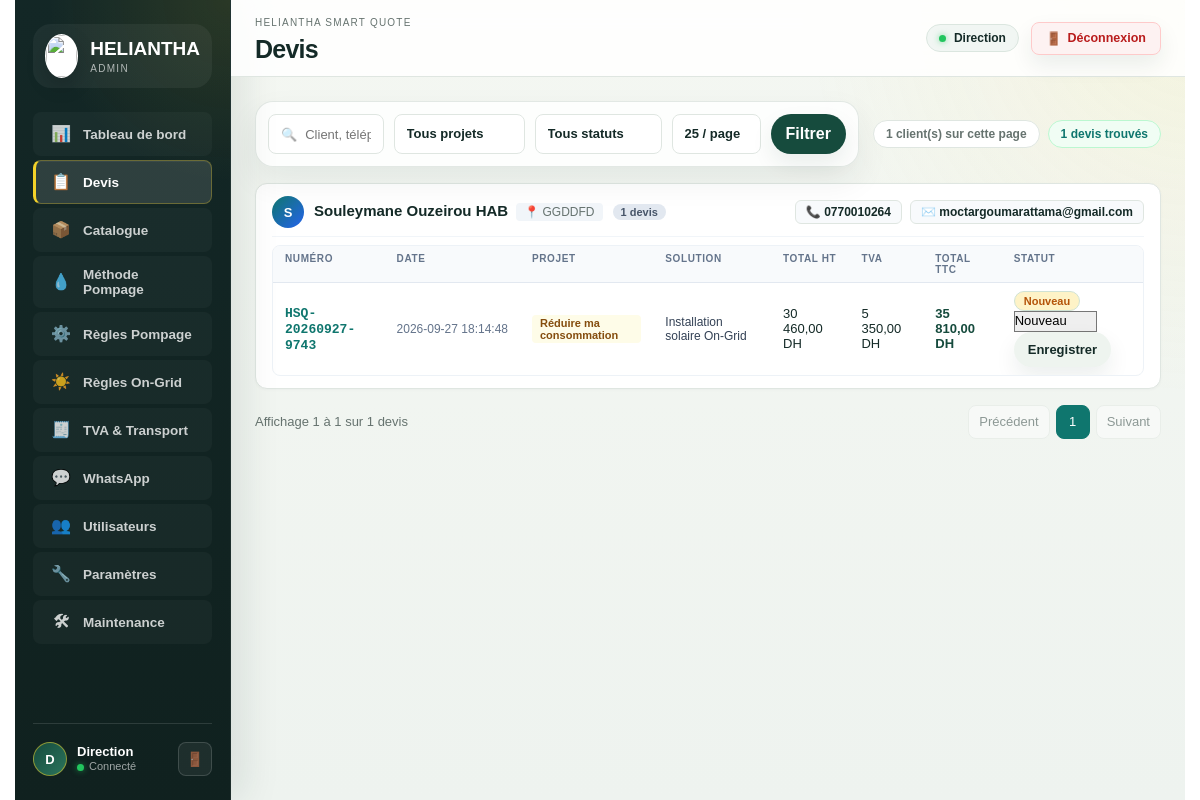
Page /admin/devis (signed in) on the earlier database version.
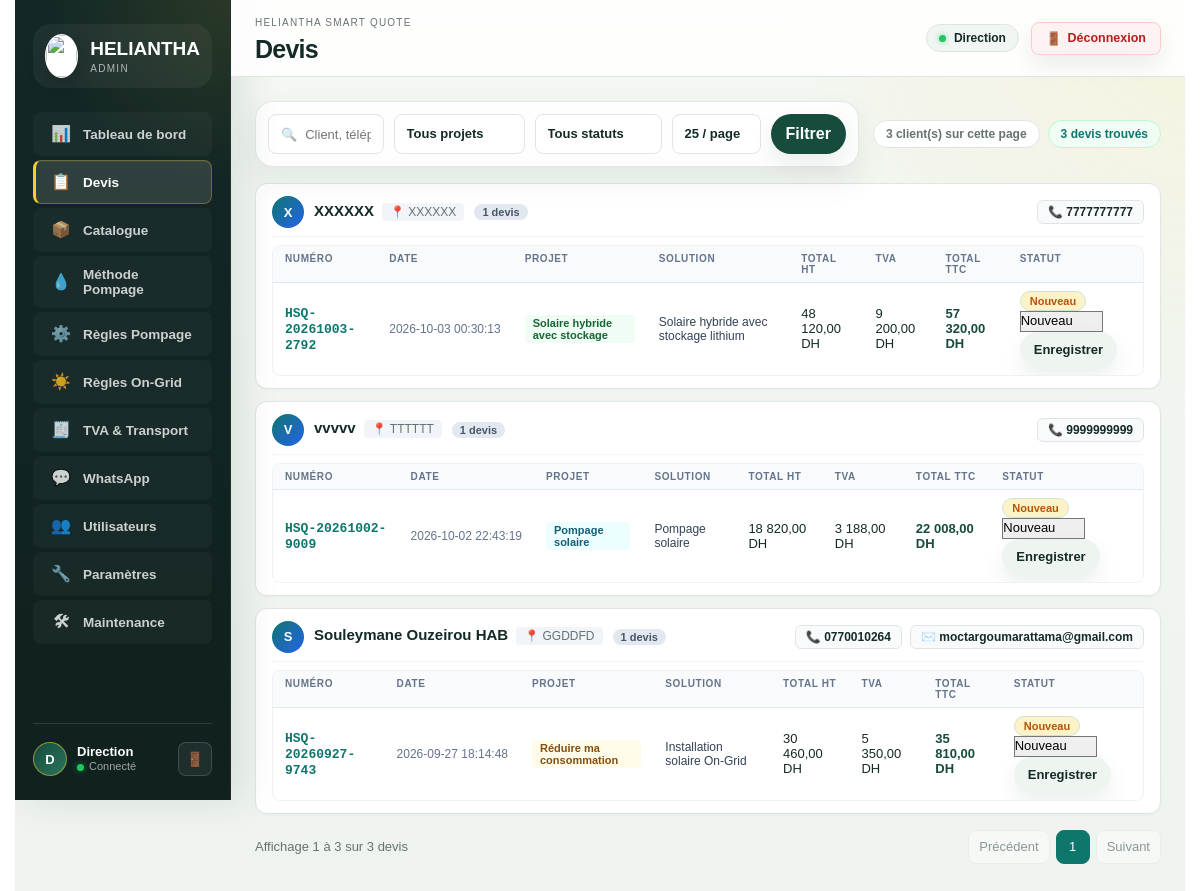
Same page on the later database version.
### tables this page shows
CREATE TABLE quote_requests (
    id INTEGER PRIMARY KEY AUTOINCREMENT,
    quote_number TEXT NOT NULL UNIQUE,
    project TEXT NOT NULL,
    customer_name TEXT,
    phone TEXT,
    email TEXT,
    location TEXT,
    request_json TEXT NOT NULL,
    result_json TEXT NOT NULL,
    status TEXT NOT NULL DEFAULT 'Nouveau',
    created_at TEXT NOT NULL DEFAULT CURRENT_TIMESTAMP
, company TEXT, city TEXT, solution_name TEXT, amount_ht REAL, amount_ttc REAL, confidence INTEGER, reliability_json TEXT, calculation_detail_json TEXT, financial_breakdown_json TEXT, selected_equipment_json TEXT, calculator_versions_json TEXT, technical_parameters_json TEXT, quote_snapshot_json TEXT, technical_reference_json TEXT, bom_json TEXT, technical_configuration_json TEXT, compatibility_json TEXT, product_selections_json TEXT, selected_offer_level TEXT, updated_at TEXT);

### app/routes.py (the view)
@bp.get("/admin/quotes")
@bp.get("/admin/devis")
def admin_quotes():
    q = request.args.get("q", "").strip()[:120]
    status = request.args.get("status", "").strip()
    project_type = (request.args.get("type") or request.args.get("project") or "").strip()
    project_type = {"photovoltaic": "ongrid", "hybrid": "hybride"}.get(project_type, project_type)
    pagination = list_quotes_paginated(
        page=request.args.get("page", 1),
        per_page=request.args.get("per_page", 25),
        q=q, status=status, system_type=project_type,
    )
    groups = group_quotes_by_client(pagination["items"])
    current_page = pagination["current_page"]
    total_count = pagination["total_count"]
    return render_template(
        "admin/quotes.html",
        client_groups=groups,
        quote_count=total_count,
        project_labels=PROJECT_LABELS,
        public_projects=PUBLIC_PROJECTS,
        statuses=ADMIN_QUOTE_STATUSES,
        filters={"q": q, "status": status, "type": project_type, "per_page": pagination["per_page"]},
        pagination=pagination,
        start_index=(current_page - 1) * pagination["per_page"] + 1 if total_count else 0,
        end_index=min(current_page * pagination["per_page"], total_count),
        page_numbers=range(max(1, current_page - 2), min(pagination["total_pages"], current_page + 2) + 1),
    )

### app/admin_maintenance.py (called while the page is built, shortened)
@bp.app_context_processor
def navigation_context():
    return {"maintenance_available": True}

@bp.before_app_request
def public_maintenance_gate():
    if (request.method == "OPTIONS" or request.path == "/health"
            or request.path == "/admin" or request.path.startswith("/admin/")
            or request.endpoint in {"static", "main.brand_image", "maintenance_public.status"}):
        return None

### app/admin_quotes.py (called while the page is built)
def display_quote_status(status):
    return "Étude" if status == "Visite programmee" else status

def _quote_display_amounts(quote):
    financial = quote.get("financial_breakdown")
    if not isinstance(financial, dict):
        try:
            financial = json.loads(quote.get("financial_breakdown_json") or "{}")
        except (TypeError, ValueError):
            financial = {}
    if not isinstance(financial, dict):
        financial = {}
    ht = financial.get("total_ht", quote.get("amount_ht") or 0)
    ttc = financial.get("total_ttc", quote.get("amount_ttc") or 0)
    vat = financial.get("vat")
    if vat is None:
        vat = money(ttc) - money(ht)  # Legacy snapshots with no VAT field.
    return {"amount_ht": ht, "amount_vat": vat, "amount_ttc": ttc}

### templates/admin/quotes.html (shortened to what the changed rows need)
{% extends "admin/base.html" %}
{% block page_title %}Devis{% endblock %}
{% block content %}
<div class="crm-toolbar-wrap">
  <div class="crm-live-counters" aria-live="polite">
    <span class="status crm-counter-pill"><span data-live-client-count>{{ client_groups|length }}</span>&nbsp;client(s) sur cette page</span>
    <span class="status crm-counter-pill crm-counter-accent"><span data-live-quote-count>{{ quote_count }}</span>&nbsp;devis trouvés</span>
  </div>
</div>
<div class="crm-quotes-list">
  {% for client in client_groups %}
  <article class="panel quotes-panel crm-client-card" data-client-group>
    <div class="panel-head crm-client-head">
      <div class="crm-client-identity">
        <span class="crm-avatar">{{ (client.customer_name or "C")[:1]|upper }}</span>
        <div class="crm-name-group">
          <h2>{{ client.customer_name or "Client sans nom" }}</h2>
          {% if client.company or client.city %}
          <span class="crm-meta-chip">📍 {{ [client.company, client.city]|select|join(' · ') }}</span>
          {% endif %}
        </div>
        <span class="crm-badge-quote-count">{{ client.quotes|length }} devis</span>
      </div>
      <div class="detail-actions crm-client-actions">
        {% if client.phone %}
        <a class="text-button crm-action-chip" href="tel:{{ client.phone }}" title="Appeler le client">📞 {{ client.phone }}</a>
        {% endif %}
        {% if client.email %}
        <a class="text-button crm-action-chip" href="mailto:{{ client.email }}" title="Envoyer un email">✉️ {{ client.email }}</a>
        {% endif %}
      </div>
    </div>
    <div class="table-wrap quotes-table-wrap crm-table-wrap">
      <table class="crm-table">
        <thead>
          <tr>
            <th>Numéro</th>
            <th>Date</th>
            <th>Projet</th>
            <th>Solution</th>
            <th>Total HT</th>
            <th>TVA</th>
            <th>Total TTC</th>
            <th>Statut</th>
          </tr>
        </thead>
        <tbody>
          {% for q in client.quotes %}
          <tr data-quote-row data-project="{{ q.project or '' }}" data-status="{{ q.status or '' }}"
              data-search="{{ [client.customer_name, client.phone, client.email, client.company, client.city, q.quote_number, q.customer_name, q.phone, q.email, q.company, q.location, q.city, project_labels.get(q.project, q.project), q.solution_name, q.display_status]|select|join(' ') }}"
              class="crm-row">
            <td data-label="Numéro">
              <a href="{{ url_for('main.admin_quote_detail', quote_id=q.id) }}" class="crm-link-num">
                {{ q.quote_number }}
              </a>
            </td>
            <td data-label="Date" class="crm-cell-date">{{ q.created_at }}</td>
            <td data-label="Projet">
              <span class="crm-project-tag crm-proj-{{ q.project or 'default' }}">{{ project_labels.get(q.project, q.project) }}</span>
            </td>
            <td data-label="Solution" class="crm-cell-solution">{{ q.solution_name or "-" }}</td>
            <td data-label="Total HT" class="amount-ht"><span>{{ (q.amount_ht or 0)|format_currency }}</span></td>
            <td data-label="TVA" class="amount-vat"><span>{{ (q.amount_vat or 0)|format_currency }}</span></td>
            <td data-label="Total TTC" class="amount-ttc"><strong>{{ (q.amount_ttc or 0)|format_currency }}</strong></td>
            <td data-label="Statut">
              <span class="status crm-status-badge {% if q.status in ['Accepte', 'Termine'] %}crm-st-success{% elif q.status in ['Etude', 'Devis prepare', 'Devis envoye', 'Installation'] %}crm-st-info{% elif q.status == 'Refuse' %}crm-st-danger{% else %}crm-st-warning{% endif %}">
                {{ q.display_status or "Nouveau" }}
              </span>
              <form method="post" action="{{ url_for('main.admin_quote_status', quote_id=q.id) }}" class="crm-inline-status-form" data-quote-id="{{ q.id }}">
                <select name="status" aria-label="Changer le statut du devis {{ q.quote_number }}">
                  {% for status in statuses %}
                  <option value="{{ status }}" {% if q.status == status %}selected{% endif %}>{{ status }}</option>
                  {% endfor %}
                </select>
                <button type="submit" class="ghost-button">Enregistrer</button>
              </form>
            </td>
          </tr>
          {% endfor %}
        </tbody>
      </table>
    </div>
  </article>
  {% endfor %}
</div>
{% if quote_count %}
<nav class="crm-pagination" aria-label="Pagination des devis">
  <span class="crm-pagination-summary">Affichage {{ start_index }} à {{ end_index }} sur {{ quote_count }} devis</span>
  <div class="crm-pagination-links">
    {% if pagination.has_prev %}
      <a href="{{ url_for('main.admin_quotes', page=pagination.current_page - 1, per_page=pagination.per_page, q=filters.get('q'), status=filters.get('status'), type=filters.get('type')) }}">Précédent</a>
    {% else %}<span class="is-disabled" aria-disabled="true">Précédent</span>{% endif %}
    {% for page_number in page_numbers %}
      <a href="{{ url_for('main.admin_quotes', page=page_number, per_page=pagination.per_page, q=filters.get('q'), status=filters.get('status'), type=filters.get('type')) }}" {% if page_number == pagination.current_page %}aria-current="page" class="is-current"{% endif %}>{{ page_number }}</a>
    {% endfor %}
    {% if pagination.has_next %}
      <a href="{{ url_for('main.admin_quotes', page=pagination.current_page + 1, per_page=pagination.per_page, q=filters.get('q'), status=filters.get('status'), type=filters.get('type')) }}">Suivant</a>
    {% else %}<span class="is-disabled" aria-disabled="true">Suivant</span>{% endif %}
  </div>
</nav>
{% endif %}
{% endblock %}

Differences in the rows shown:
added quote_requests: customer_name "X", customer_name "XXXXXX", company+location "XXXXXX", quotes|length "1", phone "7777777777", quote_number "HSQ-20261003-2792", created_at "2026-10-03 00:30:13", get "Solaire hybride avec stockage", solution_name "Solaire hybride avec stockage lithium", amount_ht "48 120,00 DH", amount_vat "9 200,00 DH", amount_ttc "57 320,00 DH", status "Nouveau"
added quote_requests: customer_name "V", customer_name "vvvvv", company+location "TTTTTT", quotes|length "1", phone "9999999999", quote_number "HSQ-20261002-9009", created_at "2026-10-02 22:43:19", get "Pompage solaire", solution_name "Pompage solaire", amount_ht "18 820,00 DH", amount_vat "3 188,00 DH", amount_ttc "22 008,00 DH", status "Nouveau"
Other differences:
{{ client_groups|length }}: "1" → "3"
{{ quote_count }}: "1" → "3"
{{ end_index }}: "1" → "3"
